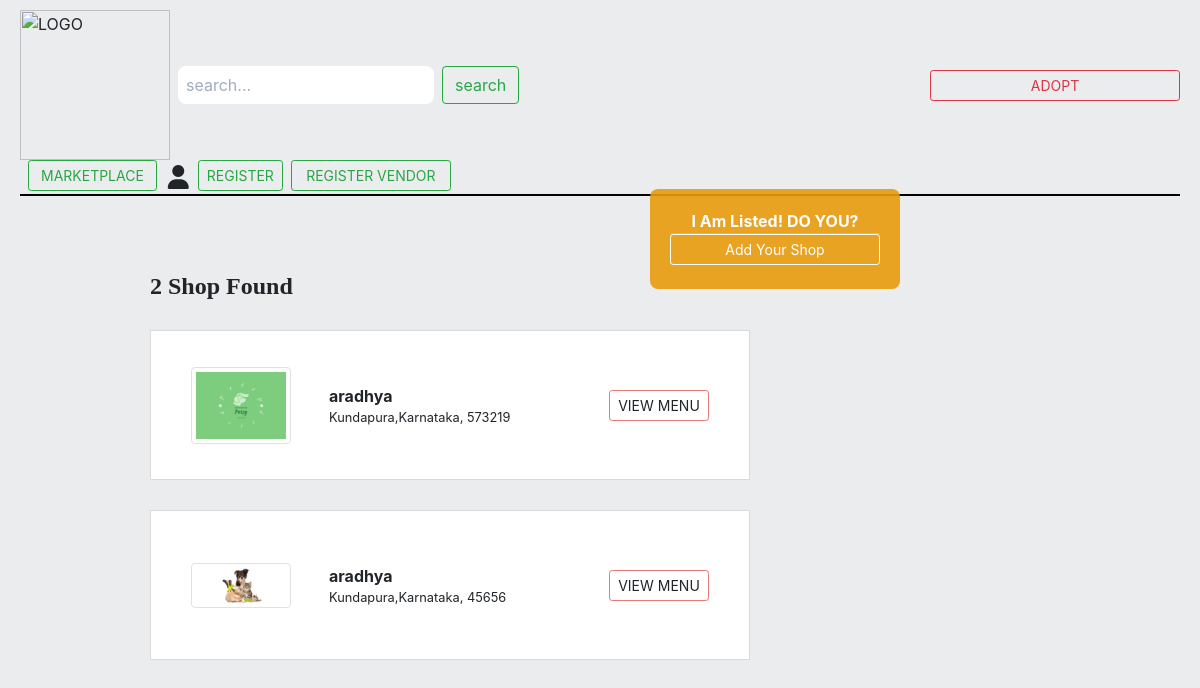
The app's page /marketplace/ with its own data.
### vendor/models.py (models this page shows, shortened)
class Vendor(models.Model):
    user = models.OneToOneField(User, related_name='user', on_delete=models.CASCADE)
    user_profile = models.OneToOneField(UserProfile, related_name='user_profile', on_delete=models.CASCADE)
    vendor_name = models.CharField(max_length=50)
    vendor_licence = models.ImageField(upload_to= 'vendor/licence')
    vendor_slug = models.SlugField(max_length=100,unique=True)
    is_approved = models.BooleanField(default=False)
    created_date = models.DateTimeField(auto_now_add=True)
    modified_at = models.DateTimeField(auto_now=True)
    def __str__(self):
        return self.vendor_name

### accounts/models.py (models this page shows, shortened)
class UserProfile(models.Model):
    user = models.OneToOneField(User, on_delete=models.CASCADE, blank=True, null=True)
    profile_picture = models.ImageField(upload_to='media/users/profile_picture', blank=True, null=True)
    cover_photo = models.ImageField(upload_to='media/users/cover_photo', blank=True, null=True)
    address = models.CharField(max_length=250, blank=True, null=True)
    country = models.CharField(max_length=20, blank=True, null=True)
    state = models.CharField(max_length=20, blank=True, null=True)
    city = models.CharField(max_length=20, blank=True, null=True)
    pin_code = models.CharField(max_length=6, blank=True, null=True)
    latitude = models.CharField(max_length=20, blank=True, null=True)
    longitude = models.CharField(max_length=6, blank=True, null=True)
    created_at = models.DateTimeField(auto_now_add=True)
    modified_at = models.DateTimeField(auto_now=True)

### marketplace/views.py (the view)
# urls.py: path('',views.marketplace,name='marketplace'),
def marketplace(request):
    vendors = Vendor.objects.filter(is_approved=True, user__is_active=True)
    vendor_count = vendors.count()
    context = {
        'vendors': vendors,
        'vendor_count': vendor_count
    }
    return render(request,'marketplace/listing.html',context)

### accounts/context_processors.py (called while the page is built)
def get_vendor(request):
    try:
        vendor = Vendor.objects.get(user=request.user)
    except:
        vendor =None
    return dict(vendor=vendor)

def get_user_profile(request):
    try:
        user_profile = UserProfile.objects.get(user= request.user)
    except:
        user_profile = None
    return dict(user_profile=user_profile)

def get_google_api(request):
    return {'GOOGLE_API_KEY': settings.GOOGLE_API_KEY}

def get_paypal_clint_id(request):
    return{'PAYPAL_CLINT_ID':settings.PAYPAL_CLINT_ID}

### marketplace/context_processors.py (called while the page is built, shortened)
def get_cart_counter(request):
    cart_count = 0
    return dict(cart_count=cart_count)

def get_cart_amount(request):
    subtotal = 0
    tax = 0
    grand_total = 0
    tax_dict = {}
    return dict(subtotal=subtotal, tax=tax, grand_total=grand_total,tax_dict=tax_dict)

### orders/request_object.py (called while the page is built)
def RequestObjectMiddleware(get_response):
    def middleware(request):
        models.request_object = request
        response = get_response(request)
        return response
    return middleware

### templates/marketplace/listing.html (shortened to what this page needs)
{% extends 'accounts/base.html'%} {% block content %} {%load static %}
<!DOCTYPE html>
<html lang="en">
<head>
    <link rel="stylesheet" href="{% static 'css/marketplace.css'%}">
</head>
<body>
    <div class="listing_vendor">
        <h1 class="vendor_count">{{vendor_count}} Shop Found</h1>
        {%for vendor in vendors %}
        <div class="vendor_list">
            <div>
                <img src="{{vendor.user_profile.profile_picture.url }}" class="img-thumbnail" alt="...">
            </div>
            <div id="small_detail">
                <div class="small_detail d_flex">
                    <strong>{{vendor}}</strong>
                    <small>{{ vendor.user_profile.city }},{{ vendor.user_profile.state }}, {{ vendor.user_profile.pin_code }}</small>
                </div>
            </div>
            <div>
                <a href="{% url 'vendor_detail' vendor.vendor_slug %}" class="btn btn-sm" id="view_menu">VIEW MENU</a>
            </div>
        </div>
        {% endfor %}
    </div>
    <div class="message_box">
        <strong>I Am Listed! DO YOU?</strong>
        <hr color="white"> {% if user.is_authenticated%}
        <a href="{% url 'account'%}" class="btn btn-sm add_shop">Add Your Shop</a> {% else %}
        <a href="{% url 'registerVendor' %}" class="btn btn-sm add_shop" style="color: white;border: 1px solid white; ">Add Your Shop</a> {% endif %}
    </div>
</body>
</html>
{%endblock%}

### test1/static/css/nav.css (style rules this page uses)
.d_flex { display: flex; flex-wrap: wrap; }

### test1/static/css/marketplace.css (style rules this page uses)
.d_flex { display: flex; flex-wrap: w; }
.listing_vendor { margin: 2cm auto; width: 900px; }
.listing_vendor h1 { font-size: 1.5rem; font-weight: bolder; font-family: 'Playfair Display', serif; box-sizing: border-box; }
.listing_vendor .vendor_list { margin-top: 30px; display: flex; min-height: 150px; background-color: white; border: 1px solid rgb(218, 218, 218); width: 600px; padding: 10px; align-items: center; justify-content: space-evenly; }
.listing_vendor .vendor_list .small_detail { display: flex; width: 250px; flex-direction: column; margin-left: 8px; }
.vendor_list .small_detail strong { width: 100px; }
#small_detail { display: flex; justify-content: flex-end; align-items: center; }
.listing_vendor .vendor_list a { width: 100px; border: 1px solid rgb(231, 120, 120); }
.listing_vendor .vendor_list img { width: 100px; }
.message_box { background-color: rgba(232, 156, 14, 0.9); height: 100px; width: 250px; color: white; display: inline; position: absolute; top: 5cm; border-radius: 8px; right: 0px; margin-right: 300px; text-align: center; justify-content: center; padding: 20px; }

### templates/accounts/base.html (style rules this page uses)
* { box-sizing: border-box; padding: 0; margin: 0; }
body { background-color: rgba(231, 234, 236, 0.868); }
.btn-sm { --bs-btn-padding-y: 0.25rem; width: 100%; }

### records on screen
Vendor: user_profile.profile_picture (picture), vendor_name "aradhya", user_profile.city "Kundapura", user_profile.state "Karnataka", user_profile.pin_code "573219"
Vendor: user_profile.profile_picture (picture), vendor_name "aradhya", user_profile.city "Kundapura", user_profile.state "Karnataka", user_profile.pin_code "45656"

### other values on screen
{{ vendor_count }} "2"
